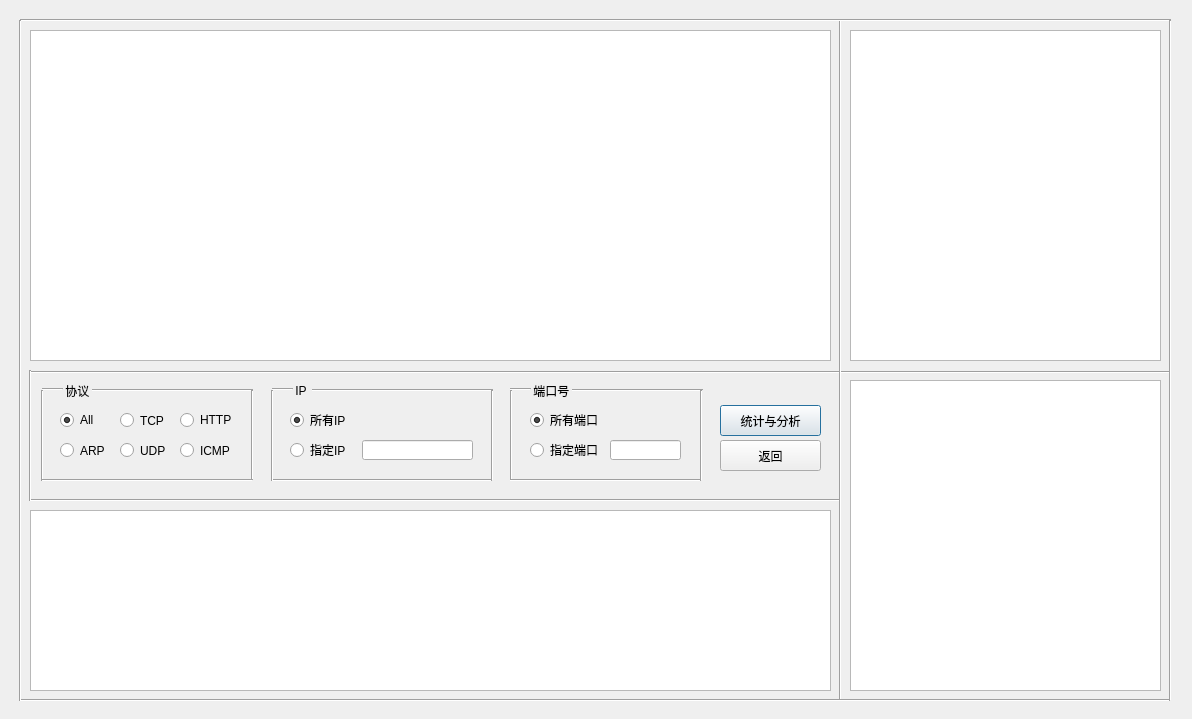
<?xml version="1.0" encoding="UTF-8"?>
<ui version="4.0">
 <class>pkt_proc</class>
 <widget class="QDialog" name="pkt_proc">
  <property name="geometry">
   <rect>
    <x>0</x>
    <y>0</y>
    <width>1192</width>
    <height>719</height>
   </rect>
  </property>
  <property name="windowTitle">
   <string>网络数据包分析</string>
  </property>
  <property name="styleSheet">
   <string notr="true"/>
  </property>
  <widget class="QTableView" name="contentTable">
   <property name="geometry">
    <rect>
     <x>30</x>
     <y>510</y>
     <width>801</width>
     <height>181</height>
    </rect>
   </property>
   <property name="toolTip">
    <string>&lt;html&gt;&lt;head/&gt;&lt;body&gt;&lt;p&gt;原始数据内容&lt;/p&gt;&lt;/body&gt;&lt;/html&gt;</string>
   </property>
  </widget>
  <widget class="Line" name="line">
   <property name="geometry">
    <rect>
     <x>30</x>
     <y>480</y>
     <width>811</width>
     <height>41</height>
    </rect>
   </property>
   <property name="orientation">
    <enum>Qt::Horizontal</enum>
   </property>
  </widget>
  <widget class="Line" name="line_8">
   <property name="geometry">
    <rect>
     <x>32</x>
     <y>390</y>
     <width>21</width>
     <height>91</height>
    </rect>
   </property>
   <property name="orientation">
    <enum>Qt::Vertical</enum>
   </property>
  </widget>
  <widget class="Line" name="line_28">
   <property name="geometry">
    <rect>
     <x>501</x>
     <y>390</y>
     <width>21</width>
     <height>91</height>
    </rect>
   </property>
   <property name="orientation">
    <enum>Qt::Vertical</enum>
   </property>
  </widget>
  <widget class="Line" name="line_11">
   <property name="geometry">
    <rect>
     <x>42</x>
     <y>379</y>
     <width>21</width>
     <height>21</height>
    </rect>
   </property>
   <property name="orientation">
    <enum>Qt::Horizontal</enum>
   </property>
  </widget>
  <widget class="QLineEdit" name="ipaddr_input">
   <property name="geometry">
    <rect>
     <x>362</x>
     <y>440</y>
     <width>111</width>
     <height>20</height>
    </rect>
   </property>
   <property name="toolTip">
    <string>&lt;html&gt;&lt;head/&gt;&lt;body&gt;&lt;p&gt;xx.xx.xx.xx&lt;/p&gt;&lt;/body&gt;&lt;/html&gt;</string>
   </property>
  </widget>
  <widget class="Line" name="line_31">
   <property name="geometry">
    <rect>
     <x>510</x>
     <y>470</y>
     <width>191</width>
     <height>21</height>
    </rect>
   </property>
   <property name="orientation">
    <enum>Qt::Horizontal</enum>
   </property>
  </widget>
  <widget class="QLabel" name="label_4">
   <property name="geometry">
    <rect>
     <x>530</x>
     <y>380</y>
     <width>41</width>
     <height>21</height>
    </rect>
   </property>
   <property name="text">
    <string> 端口号</string>
   </property>
  </widget>
  <widget class="Line" name="line_25">
   <property name="geometry">
    <rect>
     <x>272</x>
     <y>379</y>
     <width>21</width>
     <height>21</height>
    </rect>
   </property>
   <property name="orientation">
    <enum>Qt::Horizontal</enum>
   </property>
  </widget>
  <widget class="QTextBrowser" name="headerTable">
   <property name="geometry">
    <rect>
     <x>850</x>
     <y>30</y>
     <width>311</width>
     <height>331</height>
    </rect>
   </property>
   <property name="toolTip">
    <string>&lt;html&gt;&lt;head/&gt;&lt;body&gt;&lt;p&gt;解析数据&lt;/p&gt;&lt;/body&gt;&lt;/html&gt;</string>
   </property>
  </widget>
  <widget class="QRadioButton" name="udp_op_btn">
   <property name="geometry">
    <rect>
     <x>120</x>
     <y>440</y>
     <width>61</width>
     <height>21</height>
    </rect>
   </property>
   <property name="toolTip">
    <string>&lt;html&gt;&lt;head/&gt;&lt;body&gt;&lt;p&gt;UDP协议&lt;/p&gt;&lt;/body&gt;&lt;/html&gt;</string>
   </property>
   <property name="text">
    <string>UDP</string>
   </property>
   <attribute name="buttonGroup">
    <string notr="true">buttonGroup</string>
   </attribute>
  </widget>
  <widget class="QLabel" name="label_3">
   <property name="geometry">
    <rect>
     <x>292</x>
     <y>380</y>
     <width>31</width>
     <height>21</height>
    </rect>
   </property>
   <property name="text">
    <string> IP</string>
   </property>
  </widget>
  <widget class="Line" name="line_29">
   <property name="geometry">
    <rect>
     <x>572</x>
     <y>380</y>
     <width>131</width>
     <height>21</height>
    </rect>
   </property>
   <property name="orientation">
    <enum>Qt::Horizontal</enum>
   </property>
  </widget>
  <widget class="Line" name="line_4">
   <property name="geometry">
    <rect>
     <x>30</x>
     <y>357</y>
     <width>1141</width>
     <height>31</height>
    </rect>
   </property>
   <property name="orientation">
    <enum>Qt::Horizontal</enum>
   </property>
  </widget>
  <widget class="QRadioButton" name="arp_op_btn">
   <property name="geometry">
    <rect>
     <x>60</x>
     <y>440</y>
     <width>61</width>
     <height>21</height>
    </rect>
   </property>
   <property name="toolTip">
    <string>&lt;html&gt;&lt;head/&gt;&lt;body&gt;&lt;p&gt;ARP协议&lt;/p&gt;&lt;/body&gt;&lt;/html&gt;</string>
   </property>
   <property name="text">
    <string>ARP</string>
   </property>
   <attribute name="buttonGroup">
    <string notr="true">buttonGroup</string>
   </attribute>
  </widget>
  <widget class="QTableView" name="overviewTable">
   <property name="geometry">
    <rect>
     <x>30</x>
     <y>30</y>
     <width>801</width>
     <height>331</height>
    </rect>
   </property>
   <property name="toolTip">
    <string>&lt;html&gt;&lt;head/&gt;&lt;body&gt;&lt;p&gt;总揽表&lt;/p&gt;&lt;/body&gt;&lt;/html&gt;</string>
   </property>
  </widget>
  <widget class="Line" name="line_24">
   <property name="geometry">
    <rect>
     <x>312</x>
     <y>380</y>
     <width>181</width>
     <height>21</height>
    </rect>
   </property>
   <property name="orientation">
    <enum>Qt::Horizontal</enum>
   </property>
  </widget>
  <widget class="Line" name="line_6">
   <property name="geometry">
    <rect>
     <x>92</x>
     <y>380</y>
     <width>161</width>
     <height>21</height>
    </rect>
   </property>
   <property name="orientation">
    <enum>Qt::Horizontal</enum>
   </property>
  </widget>
  <widget class="Line" name="line_5">
   <property name="geometry">
    <rect>
     <x>20</x>
     <y>370</y>
     <width>20</width>
     <height>131</height>
    </rect>
   </property>
   <property name="orientation">
    <enum>Qt::Vertical</enum>
   </property>
  </widget>
  <widget class="Line" name="line_9">
   <property name="geometry">
    <rect>
     <x>242</x>
     <y>390</y>
     <width>21</width>
     <height>91</height>
    </rect>
   </property>
   <property name="orientation">
    <enum>Qt::Vertical</enum>
   </property>
  </widget>
  <widget class="Line" name="line_26">
   <property name="geometry">
    <rect>
     <x>272</x>
     <y>470</y>
     <width>221</width>
     <height>21</height>
    </rect>
   </property>
   <property name="orientation">
    <enum>Qt::Horizontal</enum>
   </property>
  </widget>
  <widget class="QRadioButton" name="tcp_op_btn">
   <property name="geometry">
    <rect>
     <x>120</x>
     <y>410</y>
     <width>61</width>
     <height>21</height>
    </rect>
   </property>
   <property name="toolTip">
    <string>&lt;html&gt;&lt;head/&gt;&lt;body&gt;&lt;p&gt;TCP协议&lt;/p&gt;&lt;/body&gt;&lt;/html&gt;</string>
   </property>
   <property name="text">
    <string>TCP</string>
   </property>
   <attribute name="buttonGroup">
    <string notr="true">buttonGroup</string>
   </attribute>
  </widget>
  <widget class="Line" name="line_27">
   <property name="geometry">
    <rect>
     <x>482</x>
     <y>390</y>
     <width>21</width>
     <height>91</height>
    </rect>
   </property>
   <property name="orientation">
    <enum>Qt::Vertical</enum>
   </property>
  </widget>
  <widget class="QLineEdit" name="port_input">
   <property name="geometry">
    <rect>
     <x>610</x>
     <y>440</y>
     <width>71</width>
     <height>20</height>
    </rect>
   </property>
   <property name="toolTip">
    <string>&lt;html&gt;&lt;head/&gt;&lt;body&gt;&lt;p&gt;eg. 80&lt;/p&gt;&lt;/body&gt;&lt;/html&gt;</string>
   </property>
  </widget>
  <widget class="Line" name="line_30">
   <property name="geometry">
    <rect>
     <x>510</x>
     <y>379</y>
     <width>21</width>
     <height>21</height>
    </rect>
   </property>
   <property name="orientation">
    <enum>Qt::Horizontal</enum>
   </property>
  </widget>
  <widget class="QPushButton" name="statistics_btn">
   <property name="geometry">
    <rect>
     <x>720</x>
     <y>405</y>
     <width>101</width>
     <height>31</height>
    </rect>
   </property>
   <property name="toolTip">
    <string>&lt;html&gt;&lt;head/&gt;&lt;body&gt;&lt;p&gt;根据选项过滤&lt;/p&gt;&lt;/body&gt;&lt;/html&gt;</string>
   </property>
   <property name="text">
    <string>统计与分析</string>
   </property>
  </widget>
  <widget class="QLabel" name="label">
   <property name="geometry">
    <rect>
     <x>62</x>
     <y>380</y>
     <width>31</width>
     <height>21</height>
    </rect>
   </property>
   <property name="text">
    <string> 协议</string>
   </property>
  </widget>
  <widget class="Line" name="line_32">
   <property name="geometry">
    <rect>
     <x>691</x>
     <y>390</y>
     <width>21</width>
     <height>91</height>
    </rect>
   </property>
   <property name="orientation">
    <enum>Qt::Vertical</enum>
   </property>
  </widget>
  <widget class="QPushButton" name="back_btn">
   <property name="geometry">
    <rect>
     <x>720</x>
     <y>440</y>
     <width>101</width>
     <height>31</height>
    </rect>
   </property>
   <property name="toolTip">
    <string>&lt;html&gt;&lt;head/&gt;&lt;body&gt;&lt;p&gt;返回上一界面&lt;/p&gt;&lt;/body&gt;&lt;/html&gt;</string>
   </property>
   <property name="text">
    <string>返回</string>
   </property>
  </widget>
  <widget class="QRadioButton" name="icmp_op_btn">
   <property name="geometry">
    <rect>
     <x>180</x>
     <y>440</y>
     <width>61</width>
     <height>21</height>
    </rect>
   </property>
   <property name="toolTip">
    <string>&lt;html&gt;&lt;head/&gt;&lt;body&gt;&lt;p&gt;ICMP协议&lt;/p&gt;&lt;/body&gt;&lt;/html&gt;</string>
   </property>
   <property name="text">
    <string>ICMP</string>
   </property>
   <attribute name="buttonGroup">
    <string notr="true">buttonGroup</string>
   </attribute>
  </widget>
  <widget class="Line" name="line_7">
   <property name="geometry">
    <rect>
     <x>42</x>
     <y>470</y>
     <width>211</width>
     <height>21</height>
    </rect>
   </property>
   <property name="orientation">
    <enum>Qt::Horizontal</enum>
   </property>
  </widget>
  <widget class="Line" name="line_2">
   <property name="geometry">
    <rect>
     <x>830</x>
     <y>20</y>
     <width>21</width>
     <height>681</height>
    </rect>
   </property>
   <property name="orientation">
    <enum>Qt::Vertical</enum>
   </property>
  </widget>
  <widget class="Line" name="line_23">
   <property name="geometry">
    <rect>
     <x>262</x>
     <y>390</y>
     <width>21</width>
     <height>91</height>
    </rect>
   </property>
   <property name="orientation">
    <enum>Qt::Vertical</enum>
   </property>
  </widget>
  <widget class="Line" name="line_10">
   <property name="geometry">
    <rect>
     <x>20</x>
     <y>690</y>
     <width>1151</width>
     <height>21</height>
    </rect>
   </property>
   <property name="orientation">
    <enum>Qt::Horizontal</enum>
   </property>
  </widget>
  <widget class="Line" name="line_12">
   <property name="geometry">
    <rect>
     <x>20</x>
     <y>10</y>
     <width>1151</width>
     <height>21</height>
    </rect>
   </property>
   <property name="orientation">
    <enum>Qt::Horizontal</enum>
   </property>
  </widget>
  <widget class="Line" name="line_3">
   <property name="geometry">
    <rect>
     <x>10</x>
     <y>20</y>
     <width>20</width>
     <height>681</height>
    </rect>
   </property>
   <property name="orientation">
    <enum>Qt::Vertical</enum>
   </property>
  </widget>
  <widget class="Line" name="line_13">
   <property name="geometry">
    <rect>
     <x>1160</x>
     <y>20</y>
     <width>21</width>
     <height>681</height>
    </rect>
   </property>
   <property name="orientation">
    <enum>Qt::Vertical</enum>
   </property>
  </widget>
  <widget class="QTextBrowser" name="statistics_browser">
   <property name="geometry">
    <rect>
     <x>850</x>
     <y>380</y>
     <width>311</width>
     <height>311</height>
    </rect>
   </property>
  </widget>
  <widget class="QRadioButton" name="all_op_btn">
   <property name="geometry">
    <rect>
     <x>60</x>
     <y>410</y>
     <width>61</width>
     <height>20</height>
    </rect>
   </property>
   <property name="toolTip">
    <string>&lt;html&gt;&lt;head/&gt;&lt;body&gt;&lt;p&gt;所有协议&lt;/p&gt;&lt;/body&gt;&lt;/html&gt;</string>
   </property>
   <property name="text">
    <string>All</string>
   </property>
   <property name="checked">
    <bool>true</bool>
   </property>
   <attribute name="buttonGroup">
    <string notr="true">buttonGroup</string>
   </attribute>
  </widget>
  <widget class="QRadioButton" name="http_op_btn">
   <property name="geometry">
    <rect>
     <x>180</x>
     <y>410</y>
     <width>61</width>
     <height>20</height>
    </rect>
   </property>
   <property name="toolTip">
    <string>&lt;html&gt;&lt;head/&gt;&lt;body&gt;&lt;p&gt;其他协议&lt;/p&gt;&lt;/body&gt;&lt;/html&gt;</string>
   </property>
   <property name="text">
    <string>HTTP</string>
   </property>
   <attribute name="buttonGroup">
    <string notr="true">buttonGroup</string>
   </attribute>
  </widget>
  <widget class="QRadioButton" name="assign_ip_btn">
   <property name="geometry">
    <rect>
     <x>290</x>
     <y>440</y>
     <width>61</width>
     <height>20</height>
    </rect>
   </property>
   <property name="text">
    <string>指定IP</string>
   </property>
   <property name="autoRepeat">
    <bool>false</bool>
   </property>
   <property name="autoExclusive">
    <bool>false</bool>
   </property>
   <attribute name="buttonGroup">
    <string notr="true">buttonGroup_2</string>
   </attribute>
  </widget>
  <widget class="QRadioButton" name="all_ip_btn">
   <property name="geometry">
    <rect>
     <x>290</x>
     <y>410</y>
     <width>61</width>
     <height>20</height>
    </rect>
   </property>
   <property name="text">
    <string>所有IP</string>
   </property>
   <property name="checked">
    <bool>true</bool>
   </property>
   <property name="autoExclusive">
    <bool>false</bool>
   </property>
   <attribute name="buttonGroup">
    <string notr="true">buttonGroup_2</string>
   </attribute>
  </widget>
  <widget class="QRadioButton" name="all_port_btn">
   <property name="geometry">
    <rect>
     <x>530</x>
     <y>410</y>
     <width>71</width>
     <height>20</height>
    </rect>
   </property>
   <property name="text">
    <string>所有端口</string>
   </property>
   <property name="checked">
    <bool>true</bool>
   </property>
   <attribute name="buttonGroup">
    <string notr="true">buttonGroup_3</string>
   </attribute>
  </widget>
  <widget class="QRadioButton" name="assign_port_btn">
   <property name="geometry">
    <rect>
     <x>530</x>
     <y>440</y>
     <width>71</width>
     <height>20</height>
    </rect>
   </property>
   <property name="text">
    <string>指定端口</string>
   </property>
   <attribute name="buttonGroup">
    <string notr="true">buttonGroup_3</string>
   </attribute>
  </widget>
 </widget>
 <resources/>
 <connections/>
 <buttongroups>
  <buttongroup name="buttonGroup_2"/>
  <buttongroup name="buttonGroup_3"/>
  <buttongroup name="buttonGroup"/>
 </buttongroups>
</ui>
